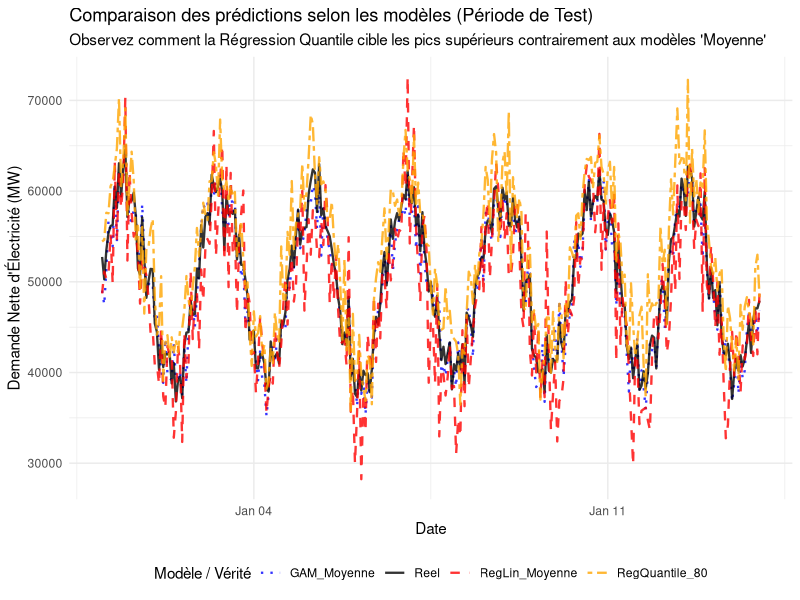

The R script that drew this image:
## ---- chunk 1
knitr::opts_chunk$set(echo = TRUE, warning = FALSE, message = FALSE)
# Chargement des librairies principales
library(ggplot2)
library(dplyr)
library(lubridate)
# library(qgam) # Sera utilisé plus tard
## ---- chunk 2
# --- Création d'un jeu de données fictif pour la structure du code ---
# Remplacez ceci par vos vraies données (Data1 / test set) et vos vraies prédictions
set.seed(42)
dates_test <- seq(as.POSIXct("2021-01-01"), as.POSIXct("2021-01-14"), by="hour")
n <- length(dates_test)

# Vraie demande avec un motif journalier
y_true <- 50000 + 10000 * sin(seq(0, 14*pi, length.out = n)) + rnorm(n, 0, 2000)

# Simulations des prédictions des différents modèles
df_results <- data.frame(
  Date = dates_test,
  Reel = y_true,
  RegLin_Moyenne = y_true + rnorm(n, 0, 4000) - 1500, # Biaisé car moyenne
  RegQuantile_80 = y_true + rnorm(n, 0, 3000) + 3000,  # Vise les pics (quantile 80)
  GAM_Moyenne = y_true + rnorm(n, 0, 1500) - 500       # Très bon fit mais cible la moyenne
)

# Transformation en format long pour ggplot2
library(tidyr)
df_long <- df_results %>%
  pivot_longer(cols = -Date, names_to = "Modele", values_to = "Prediction")

# --- Création du graphique de comparaison ---
ggplot(df_long, aes(x = Date, y = Prediction, color = Modele, linetype = Modele)) +
  geom_line(alpha = 0.8, linewidth = 0.8) +
  scale_color_manual(values = c(
    "Reel" = "black", 
    "RegLin_Moyenne" = "red", 
    "RegQuantile_80" = "orange", 
    "GAM_Moyenne" = "blue"
  )) +
  scale_linetype_manual(values = c(
    "Reel" = "solid", 
    "RegLin_Moyenne" = "dashed", 
    "RegQuantile_80" = "twodash", 
    "GAM_Moyenne" = "dotted"
  )) +
  labs(
    title = "Comparaison des prédictions selon les modèles (Période de Test)",
    subtitle = "Observez comment la Régression Quantile cible les pics supérieurs contrairement aux modèles 'Moyenne'",
    x = "Date",
    y = "Demande Nette d'Électricité (MW)",
    color = "Modèle / Vérité",
    linetype = "Modèle / Vérité"
  ) +
  theme_minimal() +
  theme(legend.position = "bottom")
